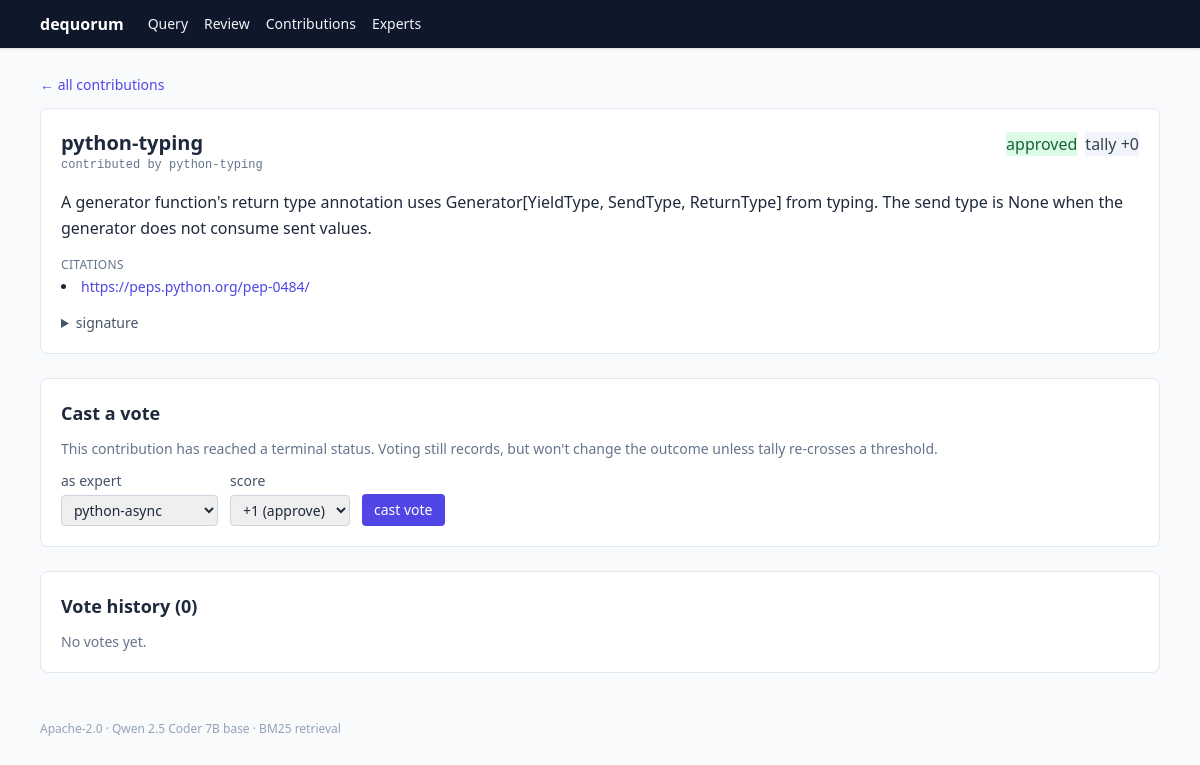
The app's page /contributions/ed716e546e097dc1dd03e89d83df25d0 with its own data.
### tables this page shows
CREATE TABLE contributions (
    contribution_id TEXT PRIMARY KEY,
    expert_id TEXT NOT NULL,
    contributor_id TEXT NOT NULL,
    text TEXT NOT NULL,
    citations_json TEXT NOT NULL,
    sig_node_id TEXT NOT NULL,
    sig_input_hash TEXT NOT NULL,
    sig_output_hash TEXT NOT NULL,
    sig_digest TEXT NOT NULL
, status TEXT NOT NULL DEFAULT 'approved');

### dequorum/web/app.py (the view)
    @app.get("/contributions/{contribution_id}", response_class=HTMLResponse)
    def contribution_detail(request: Request, contribution_id: str) -> HTMLResponse:
        with _open_store() as store:
            c = store.get(contribution_id)
            if c is None:
                raise HTTPException(status_code=404, detail="contribution not found")
            status = store.get_status(contribution_id)
            tally = store.vote_tally(contribution_id)
            votes = store.votes_for(contribution_id)
        return templates.TemplateResponse(
            request,
            "contribution.html",
            {
                "c": c,
                "status": status,
                "tally": tally,
                "votes": votes,
                "experts": registry.all(),
            },
        )

### dequorum/web/templates/contribution.html (shortened to what this page needs)
{% extends "base.html" %}
{% block content %}
<a href="/contributions" class="text-sm text-indigo-600 hover:underline">&larr; all contributions</a>
<div class="bg-white border border-slate-200 rounded-lg p-5 mt-3">
  <div class="flex items-baseline justify-between gap-3 flex-wrap">
    <div>
      <h1 class="text-xl font-bold">{{ c.expert_id }}</h1>
      <div class="mono text-xs text-slate-500">contributed by {{ c.contributor_id }}</div>
    </div>
    <div class="flex items-center gap-2">
      {% if status == STATUS_APPROVED %}
      <span class="badge bg-green-100 text-green-800">approved</span>
      {% elif status == STATUS_REJECTED %}
      <span class="badge bg-red-100 text-red-800">rejected</span>
      {% else %}
      <span class="badge bg-amber-100 text-amber-800">pending</span>
      {% endif %}
      <span class="badge bg-slate-100 text-slate-700">tally {{ "%+d"|format(tally) }}</span>
    </div>
  </div>
  <p class="text-slate-800 leading-relaxed mt-4">{{ c.text }}</p>
  {% if c.citations %}
  <div class="mt-4">
    <div class="text-xs uppercase tracking-wide text-slate-500 mb-1">citations</div>
    <ul class="list-disc list-inside text-sm space-y-1">
      {% for url in c.citations %}
      <li><a href="{{ url }}" target="_blank" rel="noopener" class="text-indigo-600 hover:underline break-all">{{ url }}</a></li>
      {% endfor %}
    </ul>
  </div>
  {% endif %}
  <details class="mt-4 text-sm">
    <summary class="cursor-pointer text-slate-600">signature</summary>
  </details>
</div>
<div class="bg-white border border-slate-200 rounded-lg p-5 mt-6">
  <h2 class="text-lg font-semibold mb-3">Cast a vote</h2>
  {% if status != STATUS_PENDING %}
  <p class="text-sm text-slate-500 mb-3">This contribution has reached a terminal status. Voting still records, but won't change the outcome unless tally re-crosses a threshold.</p>
  {% endif %}
  <form method="post" action="/contributions/{{ c.contribution_id }}/vote" class="flex flex-wrap items-end gap-3">
    <label class="text-sm">
      <span class="block text-slate-600 mb-1">as expert</span>
      <select name="voter_id" required class="border border-slate-300 rounded px-2 py-1">
        {% for e in experts %}
        {% if e.expert_id != c.contributor_id %}
        <option value="{{ e.expert_id }}">{{ e.expert_id }}</option>
        {% endif %}
        {% endfor %}
      </select>
    </label>
    <label class="text-sm">
      <span class="block text-slate-600 mb-1">score</span>
      <select name="score" class="border border-slate-300 rounded px-2 py-1">
        <option value="1">+1 (approve)</option>
      </select>
    </label>
    <button type="submit" class="bg-indigo-600 text-white rounded px-3 py-1.5 text-sm hover:bg-indigo-700">cast vote</button>
  </form>
</div>
<div class="bg-white border border-slate-200 rounded-lg p-5 mt-6">
  <h2 class="text-lg font-semibold mb-3">Vote history ({{ votes|length }})</h2>
  {% if votes %}
  <ul class="divide-y divide-slate-100 text-sm">
    {% for v in votes %}
    <li class="py-2 flex justify-between">
      <span class="mono">{{ v.voter_id }}</span>
      <span class="mono">{{ "%+d"|format(v.score) }}</span>
    </li>
    {% endfor %}
  </ul>
  {% else %}
  <p class="text-sm text-slate-500">No votes yet.</p>
  {% endif %}
</div>
{% endblock %}

### dequorum/web/templates/base.html (style rules this page uses)
.badge { @apply inline-flex items-center px-2 py-0.5 rounded-md text-xs font-medium; }
.mono { font-family: ui-monospace, SFMono-Regular, Menlo, monospace; }

### records on screen
contributions: expert_id "python-typing", contributor_id "python-typing", text "A generator function's return type annotation uses Generator[YieldType, SendType, ReturnType] from typing. The send type is None when the generator does not consume sent values.", voter_id "python-async"

### other values on screen
{{ "%+d"|format(tally) }} "+0"
{{ url }} "https://peps.python.org/pep-0484/"
{{ votes|length }} "0"
